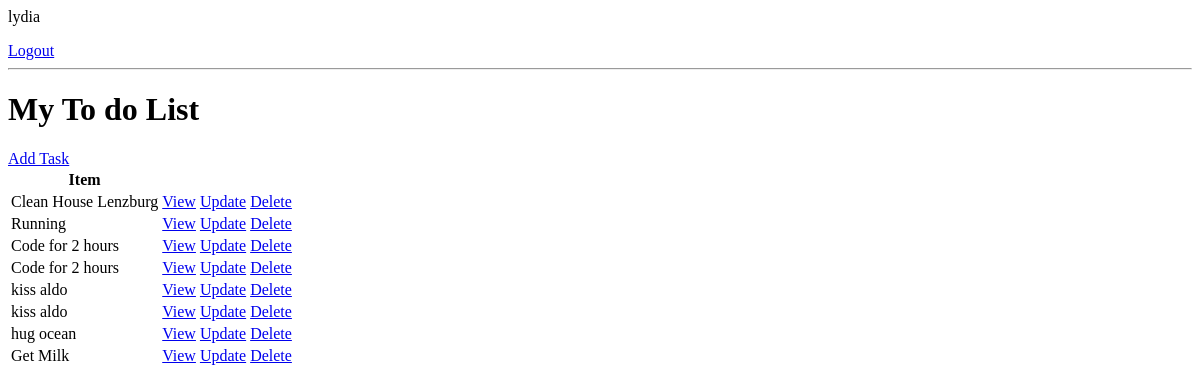
Page / (signed in) on the earlier database version.
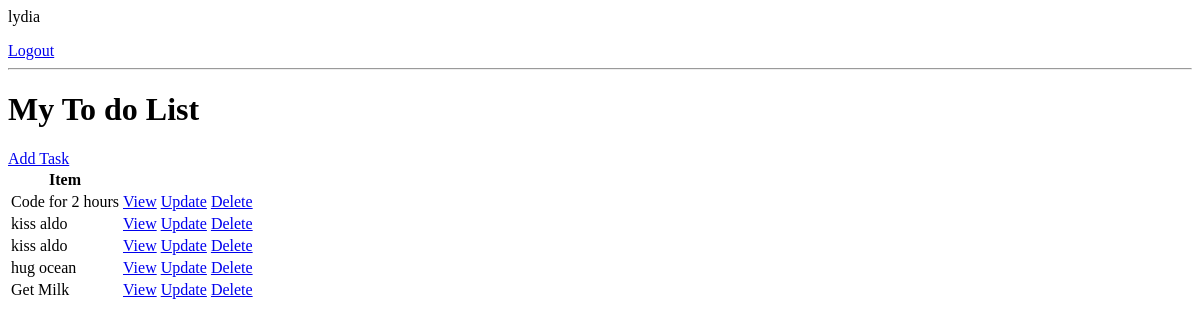
Same page on the later database version.
### base/models.py (models this page shows, shortened)
class Task(models.Model):
    user = models.ForeignKey(User, on_delete=models.CASCADE, null=True, blank=True)
    title = models.CharField(max_length=200, null=True, blank=True)
    description = models.TextField(null=True, blank=True)
    complete = models.BooleanField(default=False)
    created = models.DateTimeField(auto_now_add=True)
    class Meta:
        ordering = ['complete']

### base/views.py (the view)
# urls.py: path('', TaskList.as_view(), name='tasks'),
class TaskList(LoginRequiredMixin, ListView):
    model = Task
    context_object_name = 'tasks'
    def get_context_data(self, **kwargs):
        context = super().get_context_data(**kwargs)
        context['tasks'] = context['tasks'].filter(user=self.request.user)
        context['count'] = context['tasks'].filter(complete=False).count()
        return context

### base/templates/base/task_list.html
{% if request.user.is_authenticated %}
    <p>{{ request.user }}</p>
    <a href="{% url 'logout' %}">Logout</a>
    {% else %}
    <a href="{% url 'login' %}">Login</a>
{% endif %}
<hr>
<h1>My To do List</h1>
<a href="{% url 'task-create' %}">Add Task</a>
<table>
    <tr>
        <th>Item</th>
        <th> </th>
        <th> </th>
        <th> </th>
    </tr>
    {% for task in tasks %}
    <tr>
        <td>{{task.title }}</td>
    <td><a href="{% url 'task' task.id %}">View</a></td>
    <td><a href="{% url 'task-update' task.id %}">Update</a></td>
    <td><a href="{% url 'task-delete' task.id %}">Delete</a></td>
    </tr>
    {% empty %}
    <h3>No Items in List</h3>
    {% endfor %}
</table>

Differences in the rows shown:
removed Task: title "Clean House Lenzburg"
removed Task: title "Running"
removed Task: title "Code for 2 hours"
